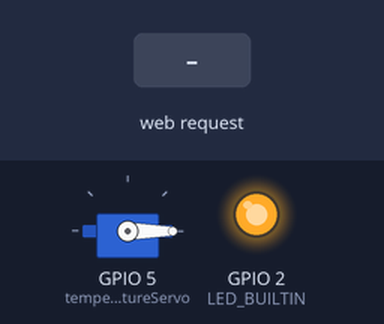
Simulated run of this sketch. Board: ESP8266 (NodeMCU). Parts: servo, output pins drawn as LEDs (lit = HIGH, except the on-board LED, lit = LOW). Inputs (shaded band) come from the test bench. WiFi joins after 1.5 s; servers stay silent unless stated; what the sketch prints to the serial monitor is not drawn.

Above: at 2.7 s.
2.8 s: HTTP request GET / received
At 3.3 s:
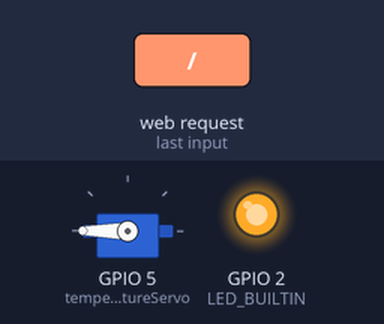
Timing chart, 0 to 5.8 s (numbered marks = the images above; inputs shaded):
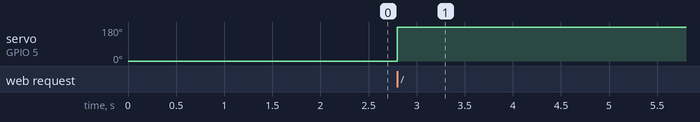

The sketch:

AnalogDisplay.ino
```cpp
/*
 * Show the temperature by setting a servo to a certain position
 */

#include <Servo.h>
#include <ESP8266WiFi.h>
#include <WiFiClient.h>
#include <ESP8266WebServer.h>
#include <ESP8266mDNS.h>

const char* ssid     = "Futurice-Code-Camp";
const char* password = "isitfriday";

ESP8266WebServer server(80);

Servo temperatureServo;

int pos = 0;    // Servo position

void handleRoot() {
  digitalWrite(LED_BUILTIN, HIGH);
  server.send(200, "text/plain", "OK");
  int value = server.arg(0).toInt() * (180/30);
  if(value < 0) {
    value = 0;
  } else if (value > 180) {
    value = 180;
  }

  temperatureServo.write(180-value);
  digitalWrite(LED_BUILTIN, LOW);
}

void handleNotFound(){
  digitalWrite(LED_BUILTIN, HIGH);
  String message = "File Not Found\n\n";
  message += "URI: ";
  message += server.uri();
  message += "\nMethod: ";
  message += (server.method() == HTTP_GET)?"GET":"POST";
  message += "\nArguments: ";
  message += server.args();
  message += "\n";
  for (uint8_t i=0; i<server.args(); i++){
    message += " " + server.argName(i) + ": " + server.arg(i) + "\n";
  }
  server.send(404, "text/plain", message);
  digitalWrite(LED_BUILTIN, HIGH);
}


void setup() {
  Serial.begin(9600);
  delay(10);
  pinMode(LED_BUILTIN, OUTPUT);
  digitalWrite(LED_BUILTIN, LOW);

  temperatureServo.attach(5); // PIN5
  temperatureServo.write(0);

  Serial.println();
  Serial.println();
  Serial.print("Connecting to ");
  Serial.println(ssid);

  WiFi.begin(ssid, password);

  while (WiFi.status() != WL_CONNECTED) {
    delay(500);
    Serial.print(".");
  }

  Serial.println("");
  Serial.println("WiFi connected");
  Serial.println("IP address: ");
  Serial.println(WiFi.localIP());

  if (MDNS.begin("esp8266")) {
    Serial.println("MDNS responder started");
  }

  server.on("/", handleRoot);

  server.onNotFound(handleNotFound);

  server.begin();
  Serial.println("HTTP server started");

}


void loop() {
  server.handleClient();
}
```

Measured:
- after the input at 2.8 s, servo on GPIO 5 (temperatureServo): 0° → 180° at once
